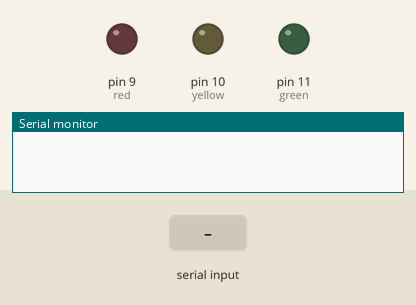
Simulated run of this sketch. Board: Arduino Uno, built with avr-gcc and run on an emulated ATmega328P. Parts: output pins drawn as LEDs (lit = HIGH), the last lines printed to the serial monitor. Inputs (shaded band) come from the test bench.

Above: at 1.2 s.
1.3 s: "R" received over Serial
At 1.9 s:
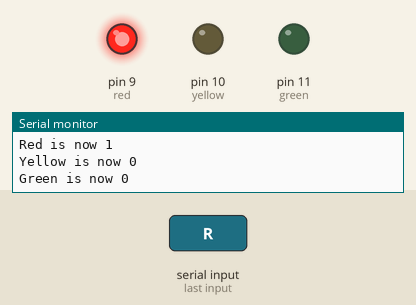
2.8 s: "Y" received over Serial
At 4.0 s:
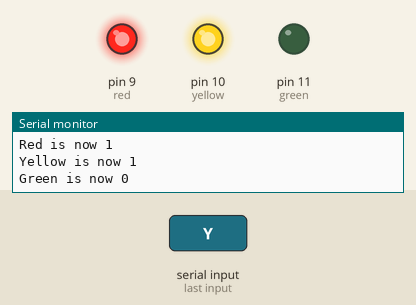
4.3 s: "r" received over Serial
At 5.4 s:
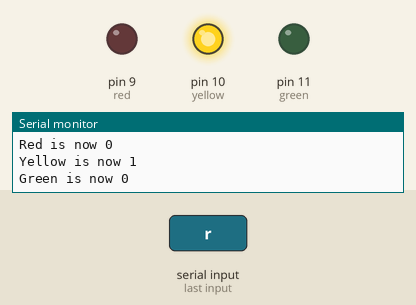
5.8 s: "G" received over Serial
At 6.5 s:
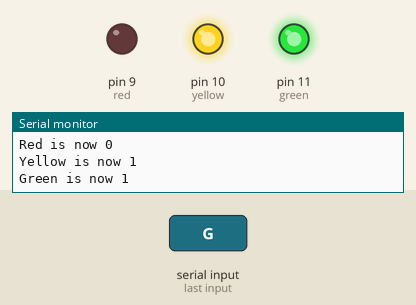
7.3 s: "y" received over Serial
At 7.7 s:
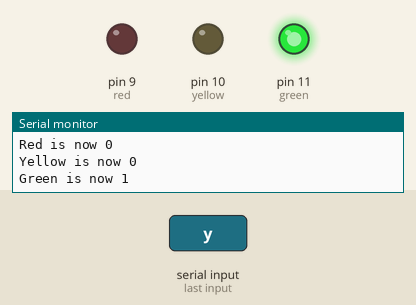
8.8 s: "g" received over Serial
At 10.0 s:
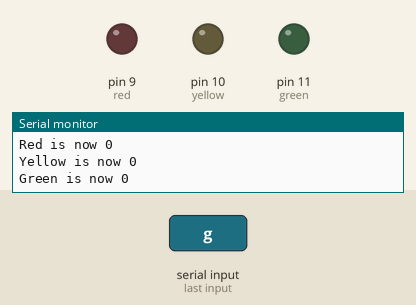
Timing chart, 0 to 11.3 s (numbered marks = the images above; inputs shaded):
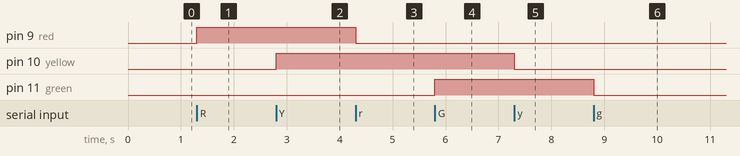

The sketch:

Works_015.ino
```cpp
/*
 * Arduino Workshop
 * Works_015
 * USART Communication (4)
 *
 * Remote control of LED!
 */

/* Variables */
static const int red = 9;
static const int yellow = 10;
static const int green = 11;

static int red_state = LOW;
static int yellow_state = LOW;
static int green_state = LOW;

void setup()
{
  pinMode(red, OUTPUT);
  pinMode(yellow, OUTPUT);
  pinMode(green, OUTPUT);

  Serial.begin(115200);
}

void loop()
{
  if(Serial.available() > 0)
  {
    char led = Serial.read();
    switch(led)
    {
      case 'R':
      case 'r':
        red_state = !red_state;
      break;
      case 'Y':
      case 'y':
        yellow_state = !yellow_state;
      break;
      case 'G':
      case 'g':
        green_state = !green_state;
      break;
    }

    digitalWrite(red, red_state);
    digitalWrite(yellow, yellow_state);
    digitalWrite(green, green_state);

    Serial.print("Red is now "); Serial.println(red_state);
    Serial.print("Yellow is now "); Serial.println(yellow_state);
    Serial.print("Green is now "); Serial.println(green_state);
  }
}
```

Measured:
- after the input at 1.3 s, pin 9 (red): LOW → HIGH at once
- after the input at 2.8 s, pin 10 (yellow): LOW → HIGH at once
- after the input at 4.3 s, pin 9 (red): HIGH → LOW at once
- after the input at 5.8 s, pin 11 (green): LOW → HIGH at once
- after the input at 7.3 s, pin 10 (yellow): HIGH → LOW at once
- after the input at 8.8 s, pin 11 (green): HIGH → LOW at once
